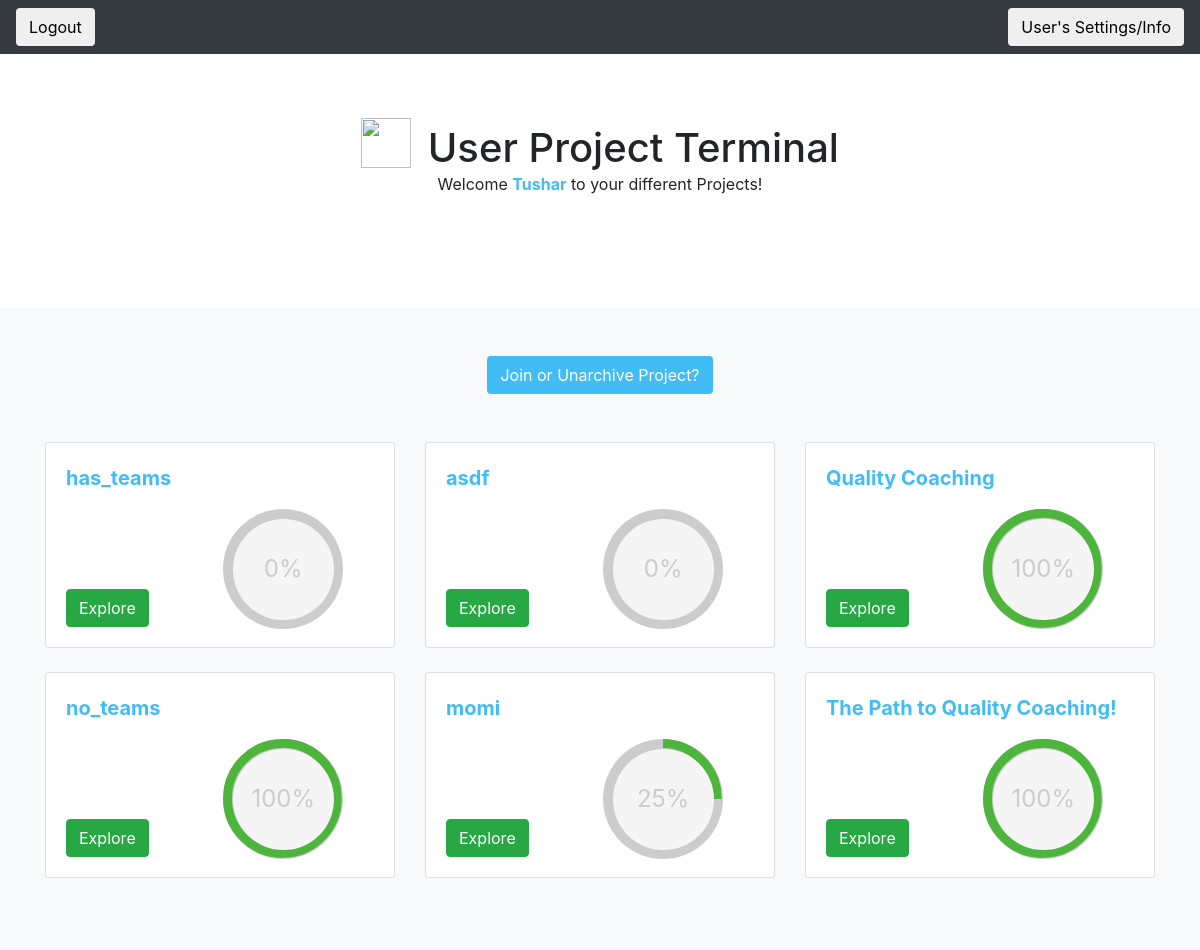
The app's page /quest/user_project_page/tdesai (signed in), older data.
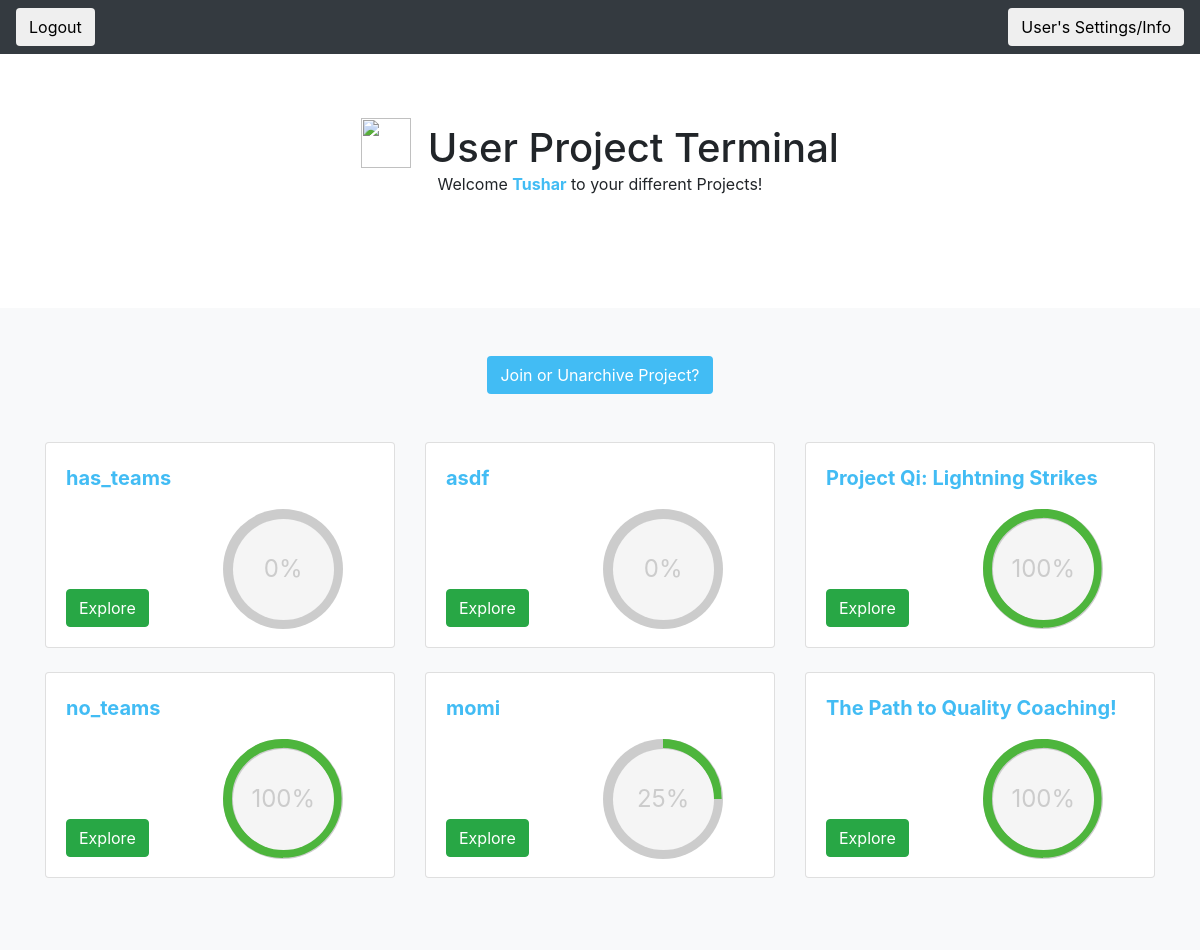
The same page, newer data.
### quest_extension/models.py (models this page shows)
class User(models.Model):
    user_ldap = models.CharField(max_length=45)
    user_first_name = models.CharField(max_length=45)
    user_last_name = models.CharField(max_length=45)
    user_email = models.CharField(max_length=45)
    user_password = models.CharField(max_length = 100)
    user_reset_password_pin = models.CharField(max_length = 100, null=True, default = None)

class Project(models.Model):
    project_name = models.CharField(max_length=1000)
    project_description = models.CharField(max_length=1000, blank = True, null = True)
    project_random_phrase = models.CharField(max_length = 255, unique = True)
    project_admin_pin = models.CharField(max_length = 255, unique = True)
    project_editable = models.BooleanField()
    project_has_teams = models.BooleanField(default = False)

### quest_extension/views.py (the view)
# urls.py: path('user_project_page/<ldap>', views.get_user_project_page),
def get_user_project_page(request, ldap):
    if not validate_user_access(request, ldap):
        return HttpResponseRedirect('/quest/user_login')
    current_user = User.objects.get(user_ldap = ldap)
    projects_and_percentages = []
    user_projects = UserProject.objects.filter(user = current_user, archived = False).values_list('project', flat=True)
    user_projects = Project.objects.filter(pk__in=user_projects)
    for project in user_projects:
        current_user_project = UserProject.objects.get(project = project, user = current_user)
        quests_completed = CompletedQuest.objects.filter(userproject = current_user_project).count()
        total_quests = Quest.objects.filter(project = project).count()
        percentage_complete = int(quests_completed / total_quests * 100)
        projects_and_percentages.append((project, percentage_complete))
    list_of_archived_projects = UserProject.objects.filter(user = current_user, archived = True).values_list('project', flat=True)
    list_of_archived_projects = Project.objects.filter(pk__in=list_of_archived_projects)
    context = {'current_user': current_user,
    'projects_and_percentages': projects_and_percentages,
    'list_of_archived_projects': list_of_archived_projects}
    return render(request, 'quest_extension/user_project_page.html', context)

### quest_extension/logic.py (called while the page is built)
def validate_user_access(request, ldap):
    return 'current_user_ldap' in request.session and request.session['current_user_ldap'] == ldap

### quest_extension/templates/quest_extension/user_project_page.html (shortened to what this page needs)
{% load static %}
{% load crispy_forms_tags %}
<!doctype html>
<html lang="en">
  <head>
    <link rel="stylesheet" href="https://maxcdn.bootstrapcdn.com/bootstrap/4.0.0/css/bootstrap.min.css">
    <link rel="stylesheet" type="text/css" href="{% static 'quest_extension/user_project_page_style.css' %}">
  </head>
  <body>
    <header>
      <div class="navbar navbar-dark bg-dark box-shadow">
          <form method='POST' action = '/quest/user_logout/{{ current_user.user_ldap}}'>
            <button class = 'btn' type = 'submit', name = 'logout'>Logout</button>
        </form>
        <form method='GET' action = '/quest/user_settings_info/{{current_user.user_ldap}}'>
            <button class = 'btn' type='submit'>User's Settings/Info</button>
        </form>
      </div>
    </header>
    <main role="main">
      <section class="jumbotron text-center" style = 'background-color: white'>
    <div class="container">
    <h1 class="jumbotron-heading"  style = 'display:inline;'>
         <img class = 'imageWithText' style="width:50px; height:50px; margin-right:6px; margin-bottom:4px;" src = 'https://i.imgur.com/1533RUp.png'>
            User Project Terminal
    </h1>
    <p class="jumbotron-heading2">Welcome <strong style = 'color:#42bcf4'>{{ current_user.user_first_name }}</strong> to your different Projects!</p>
    </div>
    </section>
      <div class="album py-5 bg-light">
        <div class="container">
            <div id = 'join_or_unarchive' style = 'text-align: center;'>
            <button class = 'btn' style = 'background-color:#42bcf4; color: white' onclick = 'show_join_project_user()'> Join or Unarchive Project?</button>
            </div>
                <br>
                <br>
          <div class="row">
            {% for project, project_percentage_complete in projects_and_percentages %}
            <div class="col-md-4">
              <div class="card mb-4 box-shadow">
                <div class="card-body">
                  <p style = 'margin:0'>
                    <strong style = 'color: #42bcf4; font-size: 20px '>{{project.project_name}}</strong>
                </p>
                  <div class="d-flex justify-content-between align-items-center">
                    <div class="btn-group">
                        <form method='GET', action = '/quest/user_home/{{ current_user.user_ldap }}/{{ project.id }}'>
                           <br>
                           <br>
                           <br>
                           <br>
                          <div id= 'project_button'>
                                <button class ='btn btn-success' type='submit'>Explore</button>
                            </div>
                        </form>
                    </div>
                    <div class="c100 p{{project_percentage_complete}} green" style = 'margin-bottom: -1%; margin-top:5%; margin-right:10%;'>
                        <span>{{project_percentage_complete}}%</span>
                    </div>
                  </div>
                </div>
              </div>
            </div>
            {% endfor %}
          </div>
        </div>
      </div>
    </main>
  </body>
</html>

### quest_extension/static/quest_extension/user_project_page_style.css (style rules this page uses)
.imageWithText { width:auto; height:1.5em; vertical-align:text-bottom; }
.c100 { position: relative; font-size: 120px; width: 1em; height: 1em; -webkit-border-radius: 50%; -moz-border-radius: 50%; -ms-border-radius: 50%; -o-border-radius: 50%; border-radius: 50%; float: left; margin: 0 0.1em 0.1em 0; background-color: #cccccc; }
.c100 *, .c100 *:before, .c100 *:after { -webkit-box-sizing: content-box; -moz-box-sizing: content-box; box-sizing: content-box; }
.c100 > span { position: absolute; width: 100%; z-index: 1; left: 0; top: 0; width: 5em; line-height: 5em; font-size: 0.2em; color: #cccccc; display: block; text-align: center; white-space: nowrap; -webkit-transition-property: all; -moz-transition-property: all; -o-transition-property: all; transition-property: all; -webkit-transition-duration: 0.2s; -moz-transition-duration: 0.2s; -o-transition-duration: 0.2s; transition-duration: 0.2s; -webkit-transition-timing-function: ease-out; -moz-transition-timing-function: ease-out; -o-transition-timing-function: ease-out; transition-timing-function: ease-out; }
.c100:after { position: absolute; top: 0.08em; left: 0.08em; display: block; content: " "; -webkit-border-radius: 50%; -moz-border-radius: 50%; -ms-border-radius: 50%; -o-border-radius: 50%; border-radius: 50%; background-color: whitesmoke; width: 0.84em; height: 0.84em; -webkit-transition-property: all; -moz-transition-property: all; -o-transition-property: all; transition-property: all; -webkit-transition-duration: 0.2s; -moz-transition-duration: 0.2s; -o-transition-duration: 0.2s; transition-duration: 0.2s; -webkit-transition-timing-function: ease-in; -moz-transition-timing-function: ease-in; -o-transition-timing-function: ease-in; transition-timing-function: ease-in; }

Row changes from the older to the newer data that the page shows:
changed Project: project_name "Quality Coaching" → "Project Qi: Lightning Strikes"
